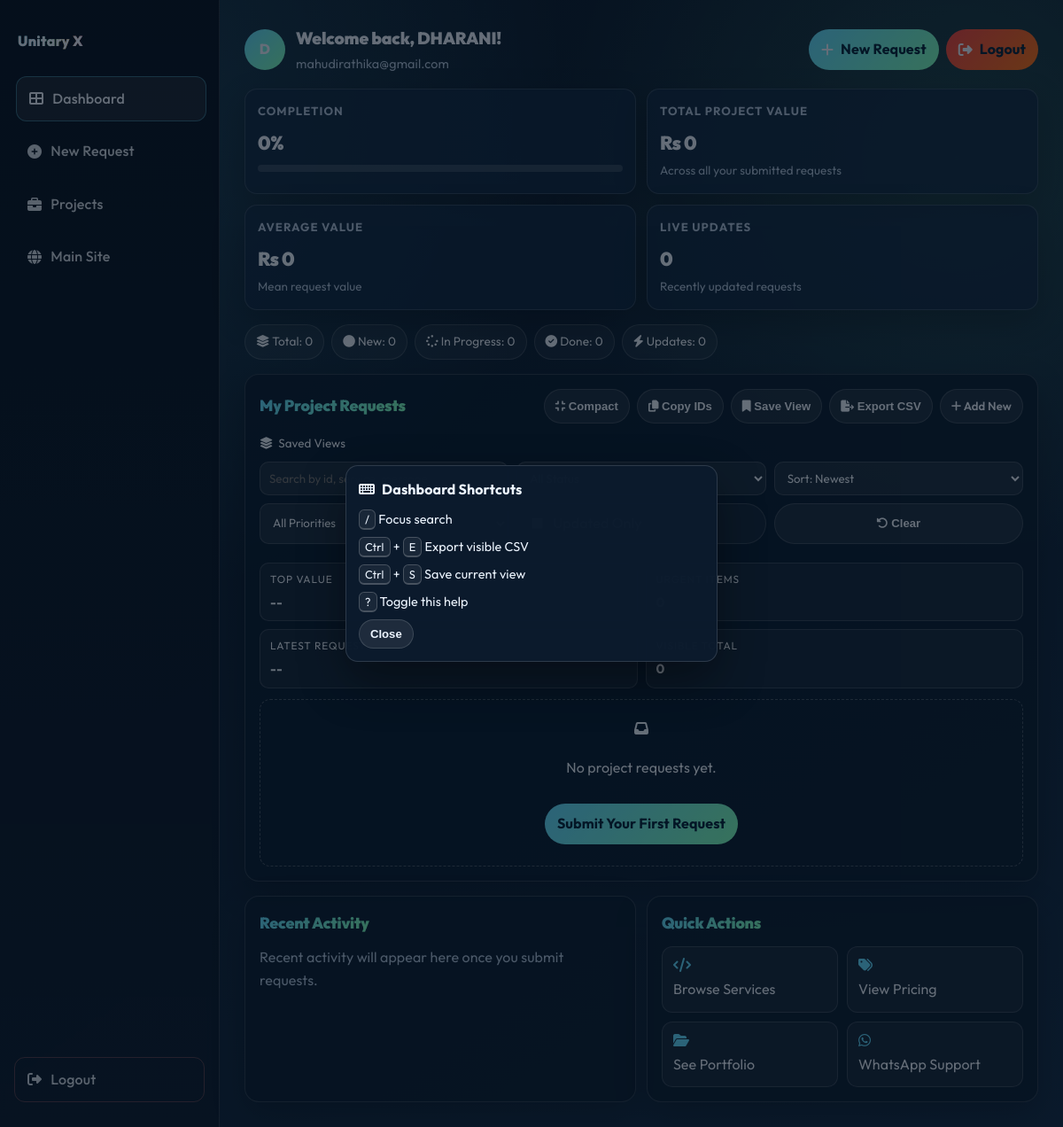
/dashboard (signed in), run on the app's committed database.
### backup/app.py (models this page shows, shortened)
class User(db.Model):
    __tablename__ = 'users'
    id           = db.Column(db.Integer, primary_key=True)
    name         = db.Column(db.String(100), nullable=False)
    email        = db.Column(db.String(150), unique=True, nullable=False)
    password     = db.Column(db.String(200), nullable=False)
    role         = db.Column(db.String(20), default='user')   # 'user' | 'admin'
    created_at   = db.Column(db.DateTime, default=datetime.utcnow)
    is_active    = db.Column(db.Boolean, default=True)

### backup/app.py (the view)
@app.route("/dashboard")
@login_required
def user_dashboard():
    user = current_user()
    my_requests = ProjectRequest.query.filter_by(
        email=user.email
    ).order_by(ProjectRequest.created_at.desc()).all()
    for req in my_requests:
        if req.is_new_update:
            flash(f"Your project #{req.id:04d} has been updated to '{req.status}'!", "success")
            req.is_new_update = False
    db.session.commit()
    return render_template("dashboard.html", user=user,
                           my_requests=my_requests)

### backup/app.py (called while the page is built)
def login_required(f):
    @wraps(f)
    def decorated(*args, **kwargs):
        if 'user_id' not in session:
            return redirect(url_for('login'))
        return f(*args, **kwargs)
    return decorated

def current_user():
    uid = session.get('user_id')
    return User.query.get(uid) if uid else None

### backup/templates/dashboard.html (shortened to what this page needs)
<!DOCTYPE html>
<html lang="en">
<head>
    <link rel="stylesheet" href="https://cdnjs.cloudflare.com/ajax/libs/font-awesome/6.5.1/css/all.min.css" />
    <link rel="stylesheet" href="{{ url_for('static', filename='dashboard.css') }}?v=20260320gapfix1" />
</head>
<body class="dash-body" data-dashboard-version="new-user-page-v1">
    {% set new_count = my_requests|selectattr('status','eq','New')|list|length %}
    {% set progress_count = my_requests|selectattr('status','eq','In Progress')|list|length %}
    {% set done_count = my_requests|selectattr('status','eq','Done')|list|length %}
    {% set avg_value = (total_value // (my_requests|length)) if my_requests else 0 %}
    <aside class="dash-sidebar">
        <div class="sidebar-logo">
            <span class="logo-fallback-text" aria-hidden="true">Unitary X</span>
        </div>
        <nav class="sidebar-nav">
            <a href="/dashboard" class="sidebar-link active"><i class="fas fa-th-large"></i> Dashboard</a>
            <a href="/#contact" class="sidebar-link"><i class="fas fa-plus-circle"></i> New Request</a>
            <a href="/#projects" class="sidebar-link"><i class="fas fa-briefcase"></i> Projects</a>
            <a href="/" class="sidebar-link"><i class="fas fa-globe"></i> Main Site</a>
        </nav>
        <a href="/logout" class="sidebar-logout"><i class="fas fa-sign-out-alt"></i> Logout</a>
    </aside>
    <main class="dash-main">
        <header class="dash-topbar">
            <div class="dash-greeting">
                <div class="greeting-avatar">{{ user.name[0].upper() }}</div>
                <div>
                    <h1>Welcome back, {{ user.name.split()[0] }}!</h1>
                    <p>{{ user.email }}</p>
                </div>
            </div>
            <div class="topbar-actions" style="display:flex; gap:8px; align-items:center; flex-wrap:wrap;">
                <a href="/#contact" class="btn-primary"><i class="fas fa-plus"></i> New Request</a>
                <a href="/logout" class="btn-primary"
                    style="background:linear-gradient(130deg, #ef4444, #f97316); color:#fff;"><i
                        class="fas fa-sign-out-alt"></i> Logout</a>
            </div>
        </header>
        <section class="kpi-grid">
            <article class="kpi-card">
                <p class="kpi-label">Completion</p>
                <p class="kpi-value">{{ completion_pct|default(0) }}%</p>
                <div class="progress-track">
                </div>
            </article>
            <article class="kpi-card">
                <p class="kpi-label">Total Project Value</p>
                <p class="kpi-value">Rs {{ "{:,}".format(total_value|default(0)) }}</p>
                <p class="kpi-sub">Across all your submitted requests</p>
            </article>
            <article class="kpi-card">
                <p class="kpi-label">Average Value</p>
                <p class="kpi-value">Rs {{ "{:,}".format(avg_value) }}</p>
                <p class="kpi-sub">Mean request value</p>
            </article>
            <article class="kpi-card">
                <p class="kpi-label">Live Updates</p>
                <p class="kpi-value">{{ active_updates|length }}</p>
                <p class="kpi-sub">Recently updated requests</p>
            </article>
        </section>
        <section class="summary-row">
            <div class="summary-pill"><i class="fas fa-layer-group"></i> Total: {{ my_requests|length }}</div>
            <div class="summary-pill"><i class="fas fa-circle"></i> New: {{ new_count }}</div>
            <div class="summary-pill"><i class="fas fa-spinner"></i> In Progress: {{ progress_count }}</div>
            <div class="summary-pill"><i class="fas fa-check-circle"></i> Done: {{ done_count }}</div>
            <div class="summary-pill"><i class="fas fa-bolt"></i> Updates: {{ active_updates|length }}</div>
        </section>
        <section class="dash-section">
            <div class="dash-section-header">
                <h2>My Project Requests</h2>
                <div class="section-actions">
                    <button id="compactToggle" class="btn-chip" type="button"><i class="fas fa-compress"></i>
                        Compact</button>
                    <button id="copyVisibleIds" class="btn-chip" type="button"><i class="fas fa-copy"></i>
                        Copy IDs</button>
                    <button id="saveCurrentView" class="btn-chip" type="button"><i class="fas fa-bookmark"></i>
                        Save View</button>
                    <button id="exportCsv" class="btn-chip" type="button"><i class="fas fa-file-export"></i> Export
                        CSV</button>
                    <a href="/#contact" class="btn-chip link-chip"><i class="fas fa-plus"></i> Add New</a>
                </div>
            </div>
            <div class="saved-views-wrap">
                <span class="saved-views-label"><i class="fas fa-layer-group"></i> Saved Views</span>
            </div>
            <div class="dash-toolbar">
                <select id="sortBy" class="dash-select">
                    <option value="newest">Sort: Newest</option>
                </select>
                <label class="toggle-chip"><input id="updatedOnly" type="checkbox" /> Updated Only</label>
                <button id="clearFilters" class="btn-chip" type="button"><i class="fas fa-rotate-left"></i>
                    Clear</button>
            </div>
            <div class="insight-strip">
                <div class="insight-card"><span>Top Value</span><strong id="insightTopValue">--</strong></div>
                <div class="insight-card"><span>Urgent Items</span><strong id="insightUrgent">0</strong></div>
                <div class="insight-card"><span>Latest Request</span><strong id="insightLatest">--</strong></div>
                <div class="insight-card"><span>Visible Total</span><strong id="insightVisible">0</strong></div>
            </div>
            {% if my_requests %}
            <div id="requestGrid" class="req-grid">
                {% for r in my_requests %}
                {% set pscore = 4 if r.priority|lower == 'urgent' else 3 if r.priority|lower == 'high' else 2 if
                r.priority|lower == 'medium' else 1 %}
                <article class="req-card" data-id="{{ '%04d' % r.id }}" data-service="{{ r.service|lower }}"
                    data-service-label="{{ r.service }}" data-status="{{ r.status|lower }}" data-priority="{{ pscore }}"
                    data-value="{{ r.value or 0 }}" data-date="{{ r.created_at.strftime('%Y%m%d%H%M%S') }}"
                    data-date-label="{{ r.created_at.strftime('%d %b %Y %H:%M') }}"
                    data-updated="{{ '1' if r.id in active_updates else '0' }}"
                    data-message="{{ (r.message or '')|lower }}">
                    <div class="req-card-top">
                        <span class="req-service-badge">{{ r.service|capitalize }}</span>
                        <span class="req-status status-{{ r.status.lower().replace(' ', '-') }}">
                            {% if r.id in active_updates %}<span class="update-indicator"><i class="fas fa-bolt"></i>
                                Updated</span>{% endif %}
                            {% if r.status == 'New' %}<i class="fas fa-circle"></i> New{% elif r.status == 'In Progress'
                            %}<i class="fas fa-spinner"></i> In Progress{% else %}<i class="fas fa-check-circle"></i>
                            Done{% endif %}
                        </span>
                    </div>
                    <h3 class="req-card-title">{{ r.message[:72] }}{% if r.message|length > 72 %}...{% endif %}</h3>
                    <div class="req-card-meta">
                        <span><i class="fas fa-hashtag"></i> {{ '%04d' % r.id }}</span>
                        <span><i class="fas fa-calendar-alt"></i> {{ r.created_at.strftime('%d %b %Y') }}</span>
                        {% if r.deadline %}<span><i class="fas fa-clock"></i> {{ r.deadline }}</span>{% endif %}
                    </div>
                    <div class="mission-item"><span class="m-label">Priority</span><span
                            class="prio-badge prio-{{ r.priority|lower }}">{{ r.priority }}</span></div>
                    <div class="mission-item"><span class="m-label">Value</span><span class="value-tag">Rs {{
                            "{:,}".format(r.value or 0) }}</span></div>
                </article>
                {% endfor %}
            </div>
            <div id="noResults" class="req-empty" style="display:none;">
                <i class="fas fa-filter-circle-xmark"></i>
                <p>No requests match your filters.</p>
            </div>
            {% else %}
            <div class="req-empty">
                <i class="fas fa-inbox"></i>
                <p>No project requests yet.</p>
                <a href="/#contact" class="btn-primary btn-empty">Submit Your First Request</a>
            </div>
            {% endif %}
        </section>
        <section class="bottom-grid">
            <section class="dash-section timeline-card">
                <div class="dash-section-header">
                    <h2>Recent Activity</h2>
                </div>
                {% if my_requests %}
                <ul class="timeline-list">
                    {% for r in my_requests[:5] %}
                    <li>
                        <span class="tl-dot status-{{ r.status.lower().replace(' ', '-') }}"></span>
                        <div>
                            <p class="tl-main">#{{ '%04d' % r.id }} - {{ r.status }}</p>
                            <p class="tl-sub">{{ r.created_at.strftime('%d %b %Y') }} | {{ r.service|capitalize }}</p>
                        </div>
                    </li>
                    {% endfor %}
                </ul>
                {% else %}
                <p class="empty-note">Recent activity will appear here once you submit requests.</p>
                {% endif %}
            </section>
            <section class="dash-section">
                <div class="dash-section-header">
                    <h2>Quick Actions</h2>
                </div>
                <div class="quick-grid">
                    <a href="/#services" class="quick-card"><i class="fas fa-code"></i><span>Browse Services</span></a>
                    <a href="/#pricing" class="quick-card"><i class="fas fa-tags"></i><span>View Pricing</span></a>
                    <a href="/#projects" class="quick-card"><i class="fas fa-folder-open"></i><span>See
                            Portfolio</span></a>
                    <a href="https://wa.me/919876543210" class="quick-card" target="_blank"><i
                            class="fab fa-whatsapp"></i><span>WhatsApp Support</span></a>
                </div>
            </section>
        </section>
    </main>
    <div id="shortcutHelp" class="shortcut-help" hidden>
        <div class="shortcut-panel">
            <h3><i class="fas fa-keyboard"></i> Dashboard Shortcuts</h3>
            <p><kbd>/</kbd> Focus search</p>
            <p><kbd>Ctrl</kbd> + <kbd>E</kbd> Export visible CSV</p>
            <p><kbd>Ctrl</kbd> + <kbd>S</kbd> Save current view</p>
            <p><kbd>?</kbd> Toggle this help</p>
            <button id="closeShortcutHelp" class="btn-chip" type="button">Close</button>
        </div>
    </div>
</body>
</html>

### backup/templates/dashboard.html (style rules this page uses)
body.dash-body, body.dash-body * { color: #edf5ff; }
body.dash-body .muted, body.dash-body .dash-greeting p, body.dash-body .kpi-label, body.dash-body .kpi-sub, body.dash-body .req-card-meta, body.dash-body .tl-sub, body.dash-body .m-label, body.dash-body .empty-note, body.dash-body .req-empty, body.dash-body .result-count { color: #aec2d9 !important; }
body.dash-body .sidebar-link, body.dash-body .sidebar-logout { color: #edf5ff !important; }
body.dash-body .btn-primary { color: #04253d !important; }
body.dash-body .quick-card i { color: #62dbff !important; }

### data on the page
User: name "D", name "DHARANI", email "mahudirathika@gmail.com"

### other printed values
{{ completion_pct|default(0) }} "0"
{{ "{:,}".format(total_value|default(0)) }} "0"
{{ "{:,}".format(avg_value) }} "0"
{{ active_updates|length }} "0"
{{ my_requests|length }} "0"
{{ new_count }} "0"
{{ progress_count }} "0"
{{ done_count }} "0"
